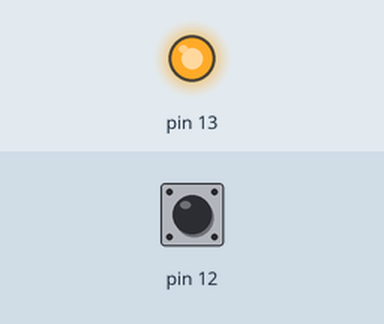
Recording of a sketch running on a simulated Arduino Uno, built with avr-gcc and run on an emulated ATmega328P. Shown: output pins drawn as LEDs (lit = HIGH). The inputs (shaded band) are chosen by the test bench; at power-on: pin 12 HIGH.

Above: at 1.2 s.
1.3 s: pin 12 pulled LOW for 0.15 s
At 2.1 s:
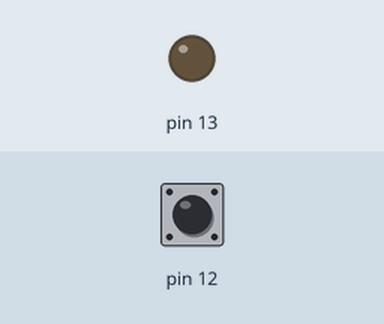
2.9 s: pin 12 pulled LOW for 1 s
At 4.6 s:
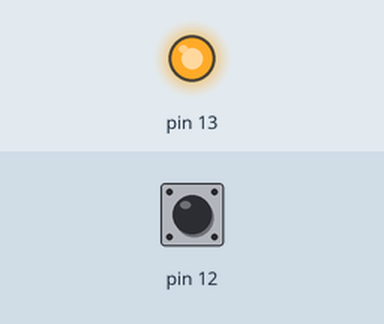
5.4 s: pin 12 pulled LOW for 3.2 s
At 9.4 s:
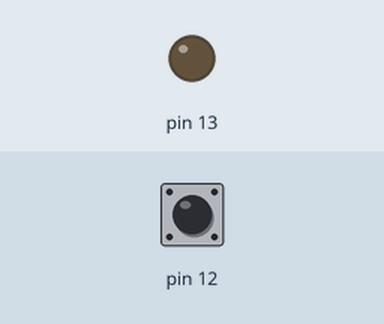
Timing chart, 0 to 10.9 s (numbered marks = the images above; inputs shaded):
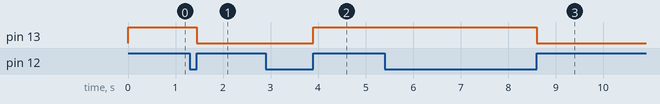

The sketch:

button_led_code.ino
```cpp
int stateNow = 0;

int stateBefore = 0;

int i = 0;

int j = 0;

void setup() {

pinMode (12, INPUT_PULLUP);

pinMode (13, OUTPUT);

}

void loop() {

stateNow = digitalRead(12);

if (stateNow != stateBefore) {

if (stateNow==HIGH and i==0) {

digitalWrite (13, HIGH);

j=1;

}

else if (stateNow==LOW and j==1) {

i=1;

}

else if (stateNow==HIGH and i==1) {

digitalWrite (13, LOW);

j=0;

}

else if (stateNow==LOW and j==0) {

i=0;

}

}

stateBefore=stateNow;

}
```

Measured:
- after the input at 1.3 s, pin 13: HIGH → LOW after 0.15 s
- after the input at 2.9 s, pin 13: LOW → HIGH after 1.0 s
- after the input at 5.4 s, pin 13: HIGH → LOW after 3.2 s
